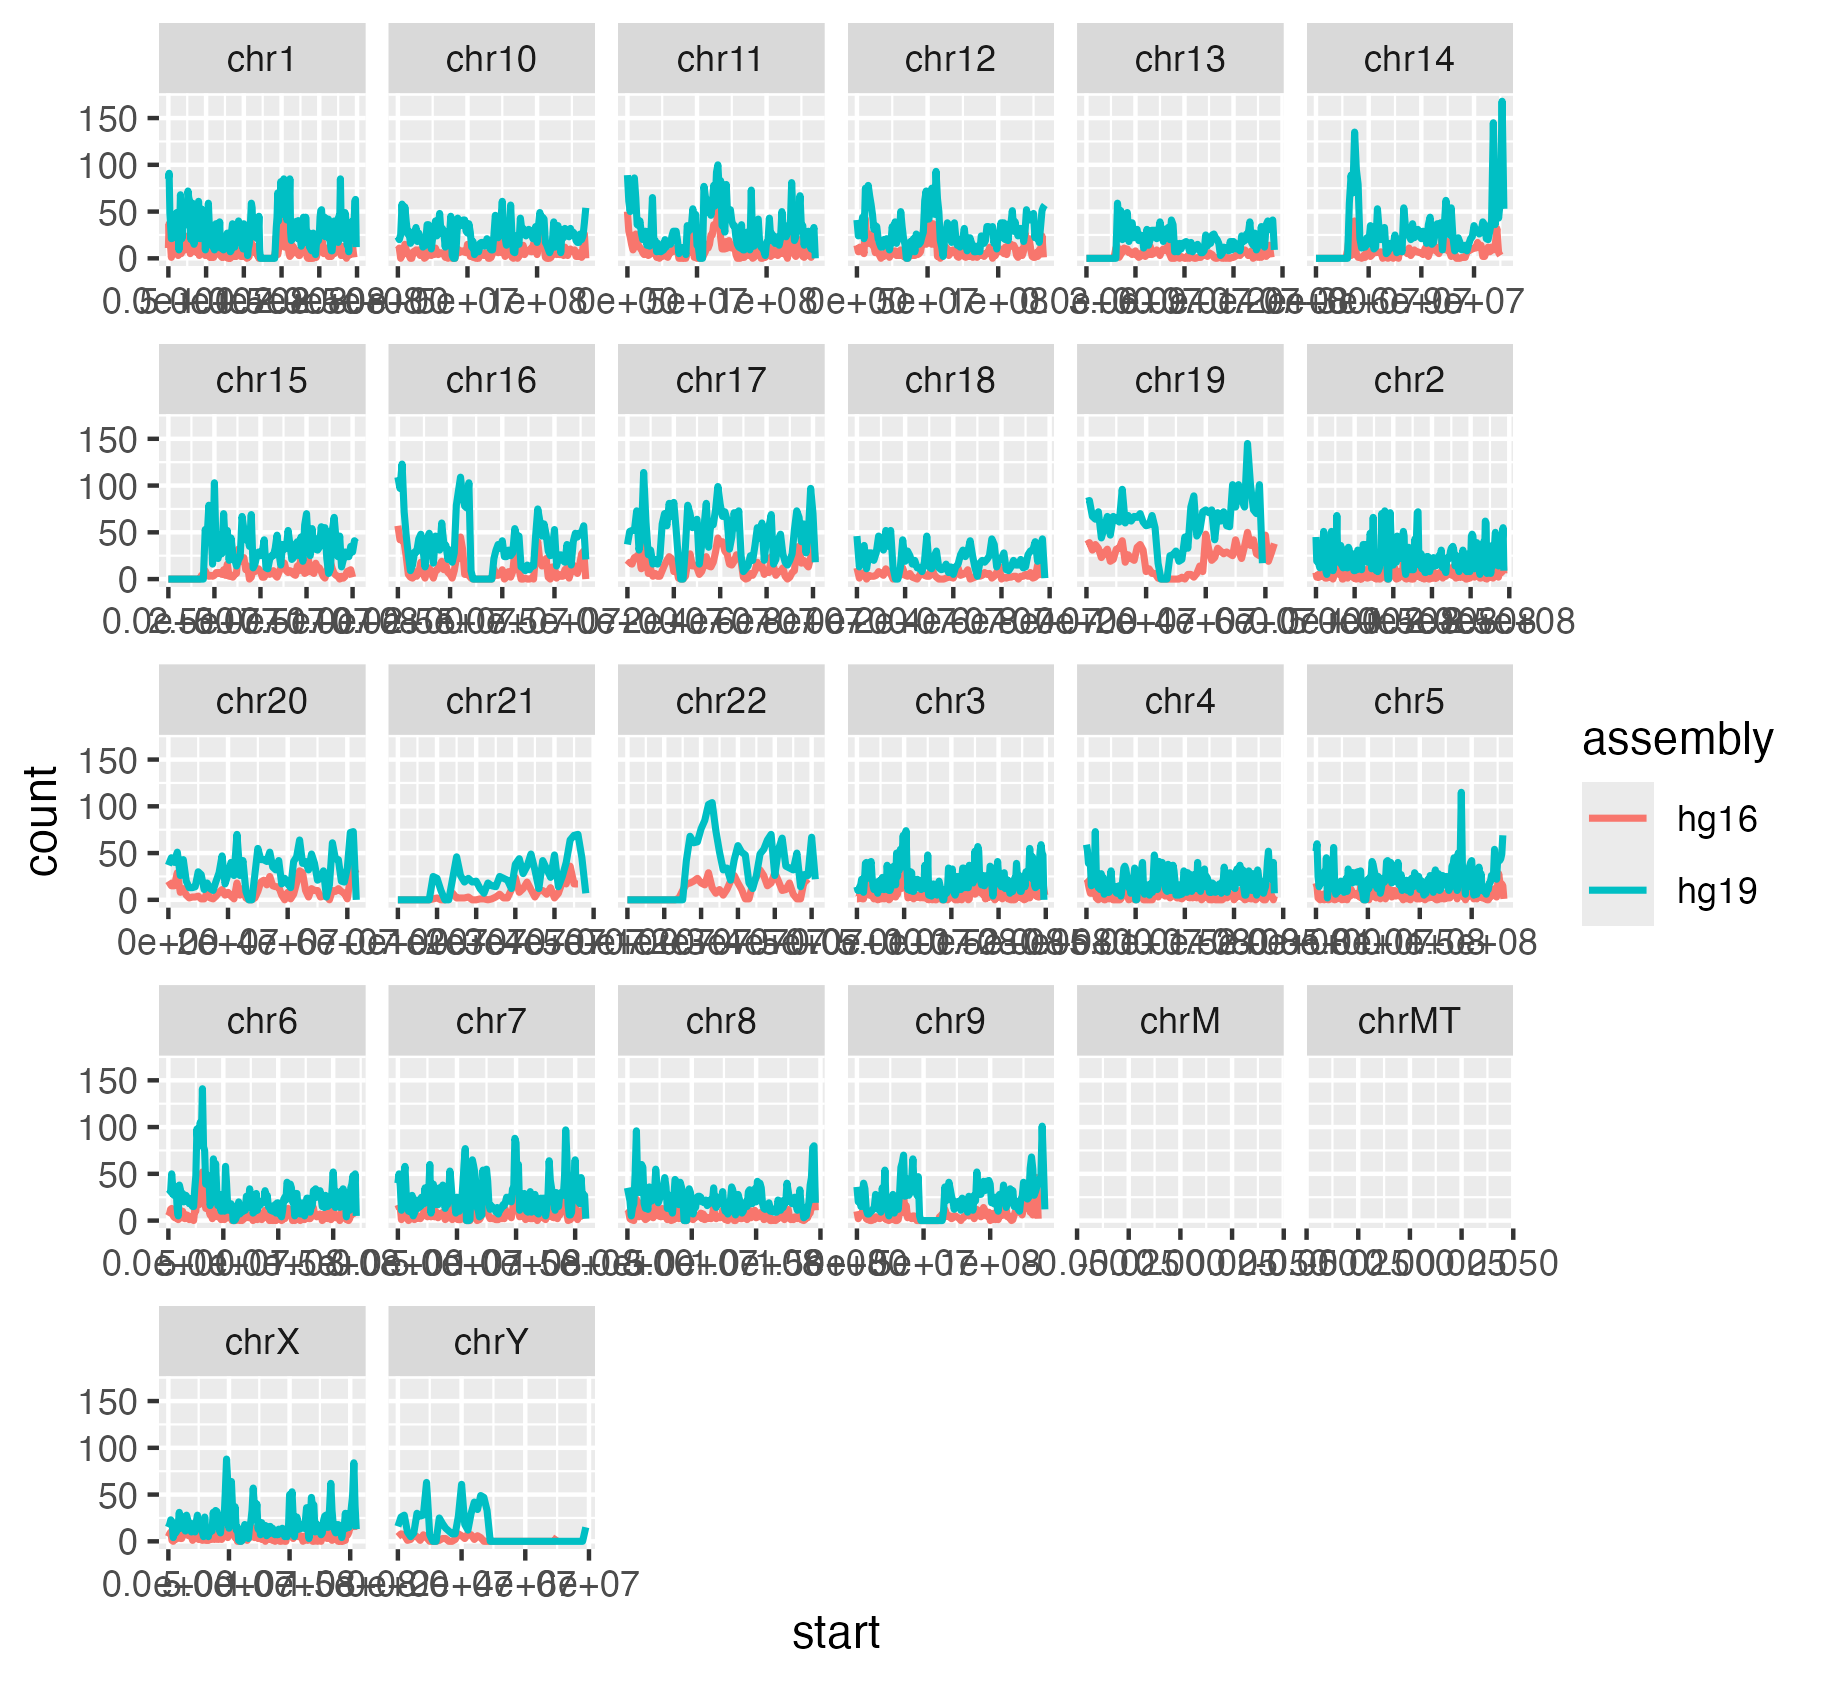

The script that saved this image:

setwd("/Users/[user]/qb25-answers/week1")
header <- c( "chr", "start", "end", "count" )
dfA <- read_tsv( "hg19-kc-count.bed", col_names=header )
dfB <- read_tsv( "hg16-kc-count.bed", col_names=header )
bind<- bind_rows( hg19=dfA, hg16=dfB, .id="assembly" )
View(bind)

plot2<- ggplot( bind , aes(x = start, y = count, color = assembly, group = assembly))+
  geom_line(linewidth= 0.8) +
  facet_wrap(~chr, scales ="free_x")
  labs (
    x = "start",
    y = "Gene Count",
    title = "Gene distribution across chromosomes",
    color = "Assembly"
    ) + theme_classic()
  
plot2

ggsave( "exercise2.png" )
